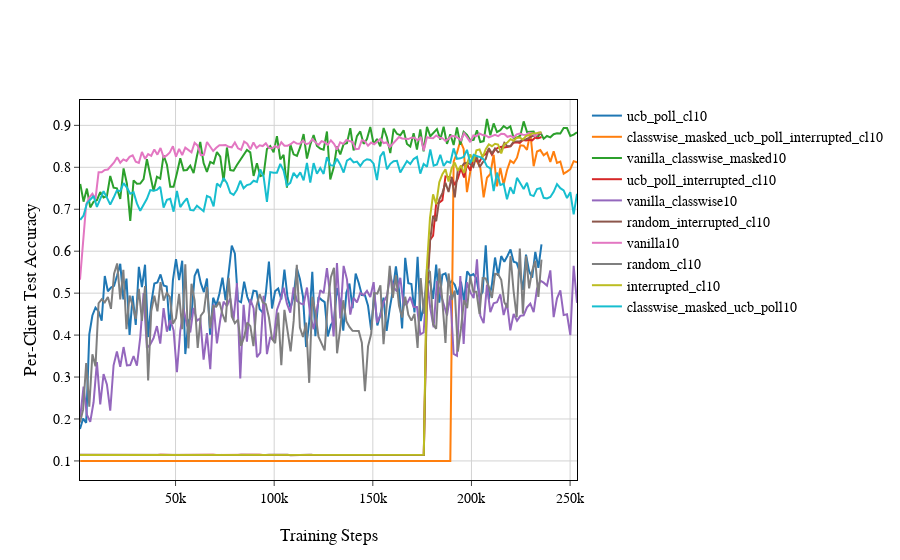

Notebook code for this chart:
### Code cell
fig = go.Figure()

for i in range(len(df)):
    fig.add_trace(
        go.Scatter(x=eval(steps[i]), y=eval(df['Method Accuracy'][i]), name=df["Name"][i])
    )
fig.update_layout(title_text="",
        paper_bgcolor='rgba(255,255,255,1)',\
    plot_bgcolor='rgba(255,255,255,1)',)

fig.update_xaxes(showline=True, linewidth=1, linecolor='black', mirror=True,ticks='outside', showgrid=True, gridcolor="LightGray")
fig.update_yaxes(showline=True, linewidth=1, linecolor='black', mirror=True, ticks='outside', showgrid=True, gridcolor="LightGray")

fig.update_layout(template=None, xaxis_title="Training Steps", yaxis_title="Per-Client Test Accuracy", font=dict(family='Times New Roman', size=14, color='Black'))

fig.show()

### Figure 1 — Plotly figure (JSON) as saved in the notebook; plotly's stock layout.template omitted (floating-point values rounded to 4 significant figures; data arrays with more than 128 entries replaced by an {"elided": "..."} marker saying what was removed)
{"data": [{"name": "ucb_poll_cl10", "type": "scatter", "x": {"elided": "150 int values"}, "y": {"elided": "150 float values"}}, {"name": "classwise_masked_ucb_poll_interrupted_cl10", "type": "scatter", "x": {"elided": "150 int values"}, "y": {"elided": "150 float values"}}, {"name": "vanilla_classwise_masked10", "type": "scatter", "x": {"elided": "150 int values"}, "y": {"elided": "150 float values"}}, {"name": "ucb_poll_interrupted_cl10", "type": "scatter", "x": {"elided": "150 int values"}, "y": {"elided": "150 float values"}}, {"name": "vanilla_classwise10", "type": "scatter", "x": {"elided": "150 int values"}, "y": {"elided": "150 float values"}}, {"name": "random_interrupted_cl10", "type": "scatter", "x": {"elided": "150 int values"}, "y": {"elided": "150 float values"}}, {"name": "vanilla10", "type": "scatter", "x": {"elided": "150 int values"}, "y": {"elided": "150 float values"}}, {"name": "random_cl10", "type": "scatter", "x": {"elided": "150 int values"}, "y": {"elided": "150 float values"}}, {"name": "interrupted_cl10", "type": "scatter", "x": {"elided": "150 int values"}, "y": {"elided": "150 float values"}}, {"name": "classwise_masked_ucb_poll10", "type": "scatter", "x": {"elided": "150 int values"}, "y": {"elided": "150 float values"}}], "layout": {"font": {"color": "Black", "family": "Times New Roman", "size": 14}, "paper_bgcolor": "rgba(255,255,255,1)", "plot_bgcolor": "rgba(255,255,255,1)", "title": {"text": ""}, "xaxis": {"gridcolor": "LightGray", "linecolor": "black", "linewidth": 1, "mirror": true, "showgrid": true, "showline": true, "ticks": "outside", "title": {"text": "Training Steps"}}, "yaxis": {"gridcolor": "LightGray", "linecolor": "black", "linewidth": 1, "mirror": true, "showgrid": true, "showline": true, "ticks": "outside", "title": {"text": "Per-Client Test Accuracy"}}}}
